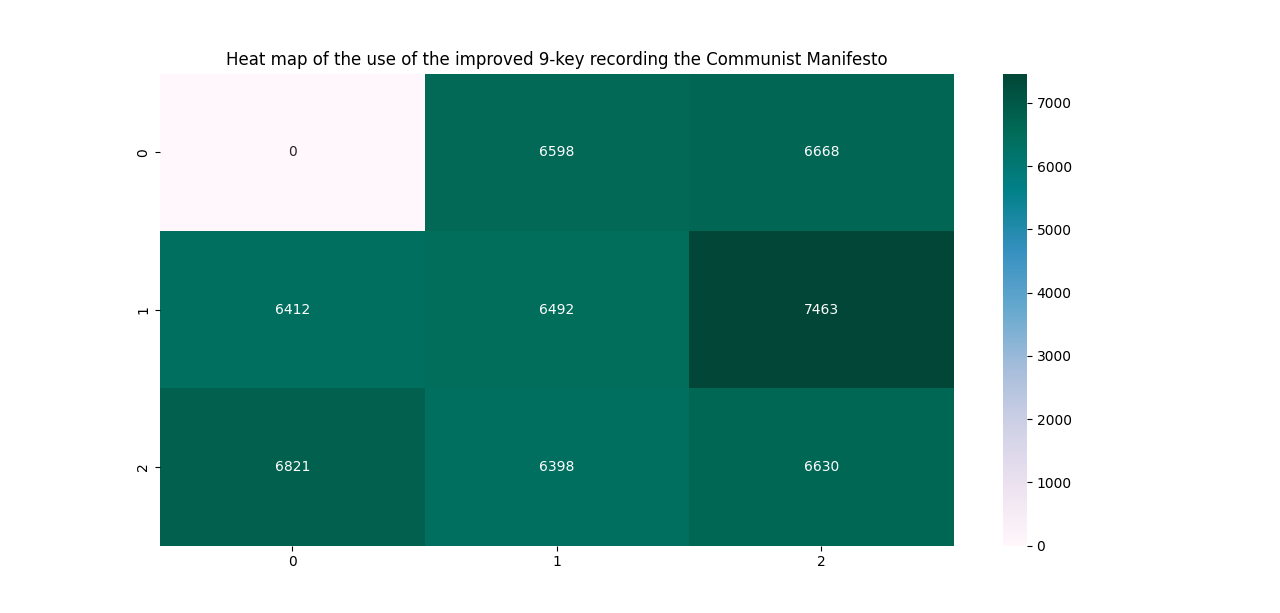

Source code (Python):
import pdfplumber
import pinyin
import seaborn as sns
import matplotlib.pyplot as plt
import numpy as np


# 提取pdf文件中文章的拼音

file_path = r'D:\……\共产党宣言.pdf'

article_pinyin = ''        # 全文拼音

with pdfplumber.open(file_path) as pdf:
    for page in pdf.pages:        # 对pdf文件中的每一页
        text = page.extract_text()        # 提取当前页的文字
        page_pinyin = pinyin.get(text, format='strip')        # 将汉字文本转化为拼音
        article_pinyin = article_pinyin + page_pinyin        # 把每一页的拼音连在一起


# count()函数统计各字符的出现次数

n = {}
for i in article_pinyin:
    n[i] = article_pinyin.count(i)


# 构建类似键盘分布的3行3列二维数组，手动将数组的每个元素与26个字母的出现次数一一对应

data = [[0 for i in range(1,4)] for j in range(1,4)]

# 键盘第一行
data[0][1] = n['a'] + n['b'] + n['c'] + n['f']
data[0][2] = n['d'] + n['g'] + n['m']

# 键盘第二行
data[1][0] = n['e'] + n['k'] + n['l'] + n['p']
data[1][1] = n['h'] + n['j'] + n['q']
data[1][2] = n['i']

# 键盘第三行
data[2][0] = n['n'] + n['r'] + n['t']
data[2][1] = n['u'] + n['v'] + n['w'] + n['z']
data[2][2] = n['o'] + n['s'] + n['x'] + n['y']


# 计算均衡性(标准差)

arr = [data[0][1],data[0][2],
       data[1][0],data[1][1],data[1][2],
       data[2][0],data[2][1],data[2][2]]
print("Homogeneity of key use:", np.std(arr))


# 绘制热力图

sns.heatmap(data, cmap = 'PuBuGn', annot = True, fmt = '.0f')

#sns.heatmap(data,        # 矩阵数据集
#            vmin = None,        # 颜色取值最小范围
#            vmax = None,        # 颜色取值最大范围
#            cmap = None,        # 填充色
#            center = None,        # 设置色彩中心对齐值，可以调整生成的图像颜色的整体深浅
#            robust = False,        # 如果是False，且没设定vmin和vmax的值，
#            # 热力图的颜色映射范围根据具有鲁棒性的分位数设定，而不是用极值设定。
#            annot = False,        # 默认取值False；如果为True，就在热力图的每个单元上显示数值
#            fmt = '.2g',        # 矩阵上标识数字的数据格式，比如保留小数点后几位数字
#            annot_kws = False,        # 默认取值False；如果为True，设置热力图矩阵上数字的大小颜色字体
#            linewidths = 0,        # 定义热力图里“表示两两特征关系的矩阵小块”之间的间隔大小
#            linecolor = 'white',        # 切分热力图上每个矩阵小块的线的颜色，默认值是’white’
#            cbar = True,        # 是否在热力图侧边绘制颜色刻度条，默认值是True
#            cbar_kws = None,        # 热力图侧边绘制颜色刻度条时，相关字体设置，默认值是None
#            cbar_ax = None,        # 热力图侧边绘制颜色刻度条时，刻度条位置设置，默认值是None
#            square = False,        # 设置热力图矩阵小块形状，默认值是False
#            xticklabels = 'auto',        # 控制每列标签名的输出，默认值是auto
#            yticklabels = 'auto',        # 控制每行标签名的输出，默认值是auto
#            # 如果是True，则以DataFrame的列名作为标签名
#            # 如果是False，则不添加行标签名
#            # 如果是列表，则标签名改为列表中给的内容
#            # 如果是整数K，则在图上每隔K个标签进行一次标注
#            # 如果是auto，则自动选择标签的标注间距，将标签名不重叠的部分(或全部)输出
#            mask = None,        # 控制某个矩阵块是否显示出来，默认值是None
#            ax = None,        # 设置作图的坐标轴
#            **kwargs)        # 所有其他关键字参数都传递给ax.pcolormesh

# 添加标题
plt.title('Heat map of the use of the improved 9-key recording the Communist Manifesto')

# 显示图形
plt.show()
